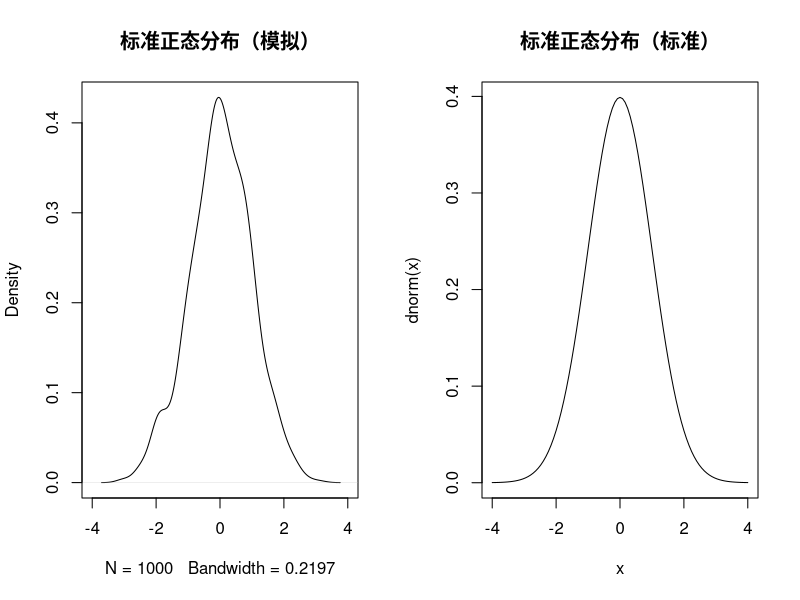

The R source for this figure:
rnorm(10)

normal.pop <- rnorm(1000)
par(mfrow = c(1, 2)) # 准备绘制2个并列的图
plot(density(normal.pop), xlim = c(-4, 4), main='标准正态分布（模拟）')
curve(dnorm(x), from = -4, to=4, main='标准正态分布（标准）')